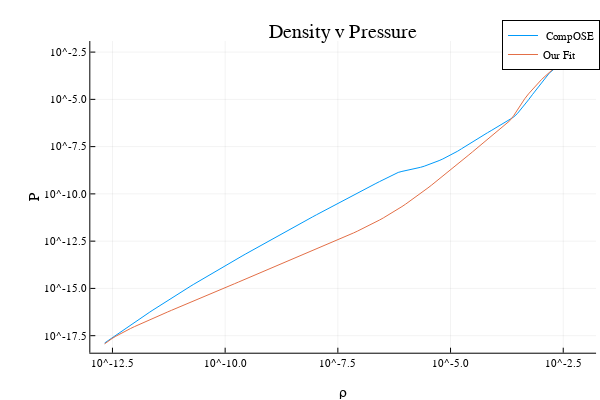

The cell this chart's notebook holds for it:
### Code cell
#BFH(QHC19-A) shown here

plot(ρ, P, xaxis =  ("ρ", :log), yaxis = "P", title = "Density v Pressure", label = " CompOSE")

par = [x_interval, y_interval];

P_fit = zeros(size(ρ,1));
for i = 1:size(ρ,1)
    P_fit[i] = integrate_EOS(ρ[i], piece_wise_linear_csound, par)
end

plot!(ρ, P_fit, xaxis = :log, yaxis = :log, label = "Our Fit")

### Figure 1 — Plotly figure (JSON) as saved in the notebook; plotly's stock layout.template omitted (floating-point values rounded to 4 significant figures; data arrays with more than 128 entries replaced by an {"elided": "..."} marker saying what was removed)
{"data": [{"colorbar": {"title": ""}, "legendgroup": " CompOSE", "line": {"color": "rgba(0, 154, 250, 1.000)", "dash": "solid", "shape": "linear", "width": 1}, "mode": "lines", "name": " CompOSE", "showlegend": true, "type": "scatter", "x": {"elided": "183 float values"}, "xaxis": "x", "y": {"elided": "183 float values"}, "yaxis": "y", "zmax": null, "zmin": null}, {"colorbar": {"title": ""}, "legendgroup": "Our Fit", "line": {"color": "rgba(227, 111, 71, 1.000)", "dash": "solid", "shape": "linear", "width": 1}, "mode": "lines", "name": "Our Fit", "showlegend": true, "type": "scatter", "x": {"elided": "183 float values"}, "xaxis": "x", "y": {"elided": "183 float values"}, "yaxis": "y", "zmax": null, "zmin": null}], "layout": {"annotations": [{"font": {"color": "rgba(0, 0, 0, 1.000)", "family": "sans-serif", "size": 20}, "rotation": 0, "showarrow": false, "text": "Density v Pressure", "x": 0.572, "xanchor": "center", "xref": "paper", "y": 1, "yanchor": "top", "yref": "paper"}], "height": 400, "legend": {"bgcolor": "rgba(255, 255, 255, 1.000)", "bordercolor": "rgba(0, 0, 0, 1.000)", "borderwidth": 1, "font": {"color": "rgba(0, 0, 0, 1.000)", "family": "sans-serif", "size": 11}, "title": {"font": {"color": "rgba(0, 0, 0, 1.000)", "family": "sans-serif", "size": 15}, "text": ""}, "tracegroupgap": 0, "traceorder": "normal", "x": 1, "xanchor": "auto", "y": 1, "yanchor": "auto"}, "margin": {"b": 20, "l": 0, "r": 0, "t": 20}, "paper_bgcolor": "rgba(255, 255, 255, 1.000)", "plot_bgcolor": "rgba(255, 255, 255, 1.000)", "showlegend": true, "width": 600, "xaxis": {"anchor": "y", "domain": [0.1505, 0.9934], "gridcolor": "rgba(0, 0, 0, 0.100)", "gridwidth": 0.5, "linecolor": "rgba(0, 0, 0, 1.000)", "mirror": false, "range": [-12.99, -1.772], "showgrid": true, "showline": true, "showticklabels": true, "tickangle": 0, "tickcolor": "rgb(0, 0, 0)", "tickfont": {"color": "rgba(0, 0, 0, 1.000)", "family": "sans-serif", "size": 11}, "tickmode": "array", "ticks": "inside", "ticktext": ["10^-12.5", "10^-10.0", "10^-7.5", "10^-5.0", "10^-2.5"], "tickvals": [3.162e-13, 1e-10, 3.162e-08, 1e-05, 0.003162], "title": "ρ", "titlefont": {"color": "rgba(0, 0, 0, 1.000)", "family": "sans-serif", "size": 15}, "type": "log", "visible": true, "zeroline": false, "zerolinecolor": "rgba(0, 0, 0, 1.000)"}, "yaxis": {"anchor": "x", "domain": [0.07581, 0.9415], "gridcolor": "rgba(0, 0, 0, 0.100)", "gridwidth": 0.5, "linecolor": "rgba(0, 0, 0, 1.000)", "mirror": false, "range": [-18.4, -1.915], "showgrid": true, "showline": true, "showticklabels": true, "tickangle": 0, "tickcolor": "rgb(0, 0, 0)", "tickfont": {"color": "rgba(0, 0, 0, 1.000)", "family": "sans-serif", "size": 11}, "tickmode": "array", "ticks": "inside", "ticktext": ["10^-17.5", "10^-15.0", "10^-12.5", "10^-10.0", "10^-7.5", "10^-5.0", "10^-2.5"], "tickvals": [3.162e-18, 1e-15, 3.162e-13, 1e-10, 3.162e-08, 1e-05, 0.003162], "title": "P", "titlefont": {"color": "rgba(0, 0, 0, 1.000)", "family": "sans-serif", "size": 15}, "type": "log", "visible": true, "zeroline": false, "zerolinecolor": "rgba(0, 0, 0, 1.000)"}}}
